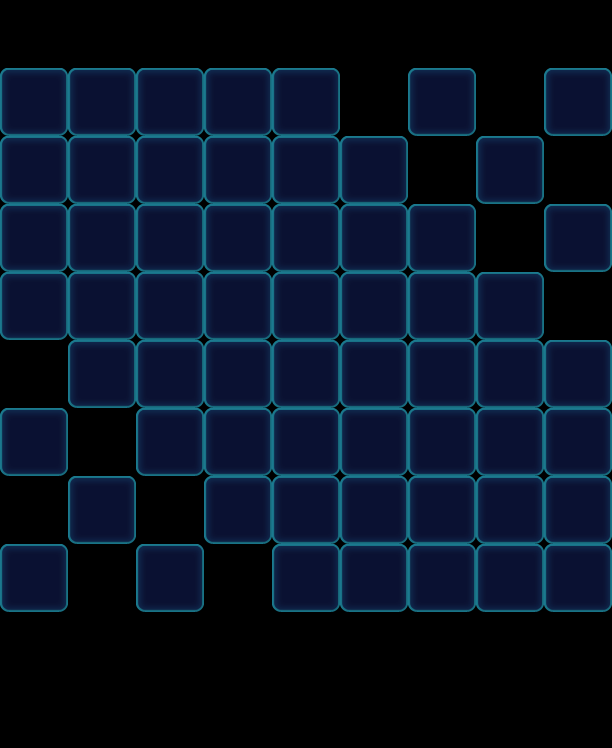

A 2D game scene composited from a Tiled map and its tileset images. What follows is a short description and the map's XML, with each tile layer's data collapsed to a summary:
An orthogonal 9x11 tile map with 68x68 px tiles, 1 tile layer (Valid), 2 tilesets and 93 objects (60x Floor, 17x Factory_Normal, 8x Monster, 8x Lock).

<map version="1.0" orientation="orthogonal" width="9" height="11" tilewidth="68" tileheight="68">
 <tileset firstgid="1" name="game_grid1" tilewidth="68" tileheight="68">
  <image source="game_grid1.png" width="68" height="68" />
 </tileset>
 <tileset firstgid="2" name="map" tilewidth="68" tileheight="68">
  <image source="map.png" width="1024" height="1024" />
 </tileset>
 <layer name="Valid" width="9" height="11">
  <data>[99 cells, 60 non-empty, 1 distinct tile ids]</data>
 </layer>
 <objectgroup name="BottomObj" width="9" height="11">
  <object type="Floor" gid="33" x="0" y="136">
   <properties>
    <property name="Layers" value="2" />
   </properties>
  </object>
  <object type="Floor" gid="33" x="0" y="204">
   <properties>
    <property name="Layers" value="2" />
   </properties>
  </object>
  <object type="Floor" gid="33" x="0" y="272">
   <properties>
    <property name="Layers" value="2" />
   </properties>
  </object>
  <object type="Floor" gid="33" x="0" y="340">
   <properties>
    <property name="Layers" value="2" />
   </properties>
  </object>
  <object type="Floor" gid="33" x="340" y="612">
   <properties>
    <property name="Layers" value="2" />
   </properties>
  </object>
  <object type="Floor" gid="33" x="68" y="204">
   <properties>
    <property name="Layers" value="2" />
   </properties>
  </object>
  <object type="Floor" gid="33" x="68" y="272">
   <properties>
    <property name="Layers" value="2" />
   </properties>
  </object>
  <object type="Floor" gid="33" x="68" y="340">
   <properties>
    <property name="Layers" value="2" />
   </properties>
  </object>
  <object type="Floor" gid="33" x="68" y="408">
   <properties>
    <property name="Layers" value="2" />
   </properties>
  </object>
  <object type="Floor" gid="33" x="408" y="612">
   <properties>
    <property name="Layers" value="2" />
   </properties>
  </object>
  <object type="Floor" gid="33" x="136" y="204">
   <properties>
    <property name="Layers" value="2" />
   </properties>
  </object>
  <object type="Floor" gid="33" x="136" y="272">
   <properties>
    <property name="Layers" value="2" />
   </properties>
  </object>
  <object type="Floor" gid="33" x="136" y="340">
   <properties>
    <property name="Layers" value="2" />
   </properties>
  </object>
  <object type="Floor" gid="33" x="136" y="408">
   <properties>
    <property name="Layers" value="2" />
   </properties>
  </object>
  <object type="Floor" gid="33" x="136" y="476">
   <properties>
    <property name="Layers" value="2" />
   </properties>
  </object>
  <object type="Floor" gid="33" x="476" y="612">
   <properties>
    <property name="Layers" value="2" />
   </properties>
  </object>
  <object type="Floor" gid="33" x="204" y="204">
   <properties>
    <property name="Layers" value="2" />
   </properties>
  </object>
  <object type="Floor" gid="33" x="204" y="272">
   <properties>
    <property name="Layers" value="2" />
   </properties>
  </object>
  <object type="Floor" gid="33" x="204" y="340">
   <properties>
    <property name="Layers" value="2" />
   </properties>
  </object>
  <object type="Floor" gid="33" x="204" y="408">
   <properties>
    <property name="Layers" value="2" />
   </properties>
  </object>
  <object type="Floor" gid="33" x="204" y="476">
   <properties>
    <property name="Layers" value="2" />
   </properties>
  </object>
  <object type="Floor" gid="33" x="204" y="544">
   <properties>
    <property name="Layers" value="2" />
   </properties>
  </object>
  <object type="Floor" gid="33" x="272" y="204">
   <properties>
    <property name="Layers" value="2" />
   </properties>
  </object>
  <object type="Floor" gid="33" x="272" y="272">
   <properties>
    <property name="Layers" value="2" />
   </properties>
  </object>
  <object type="Floor" gid="33" x="272" y="340">
   <properties>
    <property name="Layers" value="2" />
   </properties>
  </object>
  <object type="Floor" gid="33" x="272" y="408">
   <properties>
    <property name="Layers" value="2" />
   </properties>
  </object>
  <object type="Floor" gid="33" x="272" y="476">
   <properties>
    <property name="Layers" value="2" />
   </properties>
  </object>
  <object type="Floor" gid="33" x="272" y="544">
   <properties>
    <property name="Layers" value="2" />
   </properties>
  </object>
  <object type="Floor" gid="33" x="340" y="204">
   <properties>
    <property name="Layers" value="2" />
   </properties>
  </object>
  <object type="Floor" gid="33" x="340" y="272">
   <properties>
    <property name="Layers" value="2" />
   </properties>
  </object>
  <object type="Floor" gid="33" x="340" y="340">
   <properties>
    <property name="Layers" value="2" />
   </properties>
  </object>
  <object type="Floor" gid="33" x="340" y="408">
   <properties>
    <property name="Layers" value="2" />
   </properties>
  </object>
  <object type="Floor" gid="33" x="340" y="476">
   <properties>
    <property name="Layers" value="2" />
   </properties>
  </object>
  <object type="Floor" gid="33" x="340" y="544">
   <properties>
    <property name="Layers" value="2" />
   </properties>
  </object>
  <object type="Floor" gid="33" x="408" y="272">
   <properties>
    <property name="Layers" value="2" />
   </properties>
  </object>
  <object type="Floor" gid="33" x="408" y="340">
   <properties>
    <property name="Layers" value="2" />
   </properties>
  </object>
  <object type="Floor" gid="33" x="408" y="408">
   <properties>
    <property name="Layers" value="2" />
   </properties>
  </object>
  <object type="Floor" gid="33" x="408" y="476">
   <properties>
    <property name="Layers" value="2" />
   </properties>
  </object>
  <object type="Floor" gid="33" x="408" y="544">
   <properties>
    <property name="Layers" value="2" />
   </properties>
  </object>
  <object type="Floor" gid="33" x="68" y="136">
   <properties>
    <property name="Layers" value="2" />
   </properties>
  </object>
  <object type="Floor" gid="33" x="476" y="340">
   <properties>
    <property name="Layers" value="2" />
   </properties>
  </object>
  <object type="Floor" gid="33" x="476" y="408">
   <properties>
    <property name="Layers" value="2" />
   </properties>
  </object>
  <object type="Floor" gid="33" x="476" y="476">
   <properties>
    <property name="Layers" value="2" />
   </properties>
  </object>
  <object type="Floor" gid="33" x="476" y="544">
   <properties>
    <property name="Layers" value="2" />
   </properties>
  </object>
  <object type="Floor" gid="33" x="204" y="136">
   <properties>
    <property name="Layers" value="2" />
   </properties>
  </object>
  <object type="Floor" gid="33" x="136" y="136">
   <properties>
    <property name="Layers" value="2" />
   </properties>
  </object>
  <object type="Floor" gid="33" x="544" y="408">
   <properties>
    <property name="Layers" value="2" />
   </properties>
  </object>
  <object type="Floor" gid="33" x="544" y="476">
   <properties>
    <property name="Layers" value="2" />
   </properties>
  </object>
  <object type="Floor" gid="33" x="544" y="544">
   <properties>
    <property name="Layers" value="2" />
   </properties>
  </object>
  <object type="Floor" gid="33" x="544" y="612">
   <properties>
    <property name="Layers" value="2" />
   </properties>
  </object>
  <object type="Floor" gid="33" x="272" y="612">
   <properties>
    <property name="Layers" value="2" />
   </properties>
  </object>
  <object type="Floor" gid="33" x="272" y="136">
   <properties>
    <property name="Layers" value="2" />
   </properties>
  </object>
  </objectgroup>
 <objectgroup name="MiddleObj" width="9" height="11">
  <!-- 8 objects omitted --></objectgroup>
 <objectgroup color="#000000" name="TopObj" width="9" height="11">
  <!-- 25 objects omitted --></objectgroup>
</map>
<!-- 41 of 93 objects omitted -->
